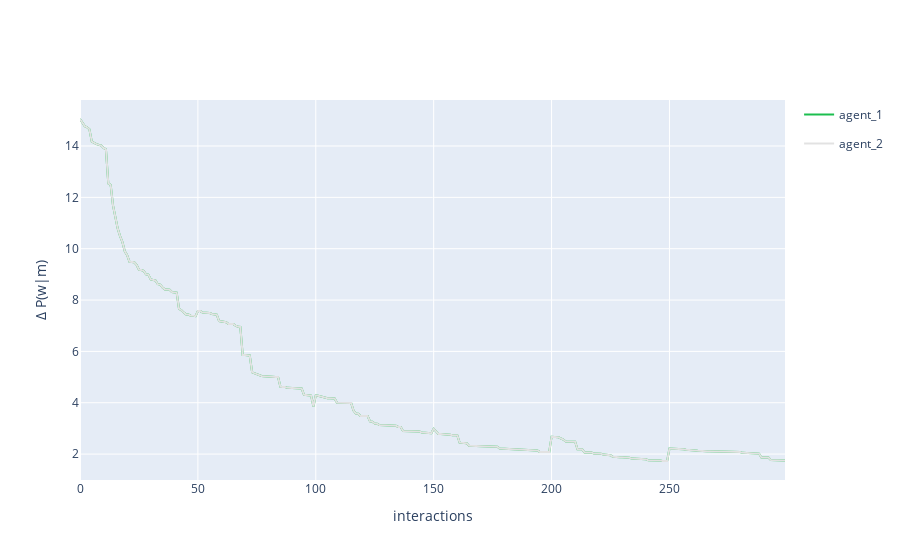

Write notebook code for a chart like this one.
### Code cell
fig = multi_agent_update_plot_from_df(vocab_dif)
fig.update_layout(
    # title='Dyadic interaction in a random environment',
    yaxis_title='Δ P(w|m)',
    xaxis_title='interactions'
)
fig.show()

### Figure 1 — Plotly figure (JSON) as saved in the notebook; plotly's stock layout.template omitted (floating-point values rounded to 4 significant figures; data arrays with more than 128 entries replaced by an {"elided": "..."} marker saying what was removed)
{"data": [{"legendgroup": "agent_1", "line": {"color": "#1CBE4F"}, "mode": "lines", "name": "agent_1", "showlegend": true, "x": {"elided": "300 int values"}, "y": {"elided": "300 float values"}, "type": "scatter"}, {"legendgroup": "agent_2", "line": {"color": "#E2E2E2"}, "mode": "lines", "name": "agent_2", "showlegend": true, "x": {"elided": "300 int values"}, "y": {"elided": "300 float values"}, "type": "scatter"}], "layout": {"yaxis": {"title": {"text": "Δ P(w|m)"}}, "xaxis": {"title": {"text": "interactions"}}}}
